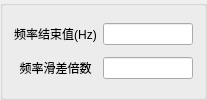
      <widget class="QGroupBox" name="m_groupBox5_9">
       <property name="title">
        <string/>
       </property>
       <layout class="QGridLayout" name="gridLayout_7">
        <item row="0" column="0">
         <widget class="QLabel" name="m_LabRampTo1">
          <property name="font">
           <font>
            <pointsize>9</pointsize>
           </font>
          </property>
          <property name="text">
           <string>频率结束值(Hz)</string>
          </property>
          <property name="alignment">
           <set>Qt::AlignCenter</set>
          </property>
         </widget>
        </item>
        <item row="0" column="1">
         <widget class="QLineEdit" name="m_EditRampTo1">
          <property name="minimumSize">
           <size>
            <width>90</width>
            <height>0</height>
           </size>
          </property>
          <property name="maximumSize">
           <size>
            <width>90</width>
            <height>16777215</height>
           </size>
          </property>
          <property name="font">
           <font>
            <pointsize>9</pointsize>
           </font>
          </property>
         </widget>
        </item>
        <item row="1" column="0">
         <widget class="QLabel" name="m_LabDvdt3Rate">
          <property name="font">
           <font>
            <pointsize>9</pointsize>
           </font>
          </property>
          <property name="text">
           <string>频率滑差倍数</string>
          </property>
          <property name="alignment">
           <set>Qt::AlignCenter</set>
          </property>
         </widget>
        </item>
        <item row="1" column="1">
         <widget class="QLineEdit" name="m_EditDvdt3Rate">
          <property name="minimumSize">
           <size>
            <width>90</width>
            <height>0</height>
           </size>
          </property>
          <property name="maximumSize">
           <size>
            <width>90</width>
            <height>16777215</height>
           </size>
          </property>
          <property name="font">
           <font>
            <pointsize>9</pointsize>
           </font>
          </property>
         </widget>
        </item>
       </layout>
      </widget>
